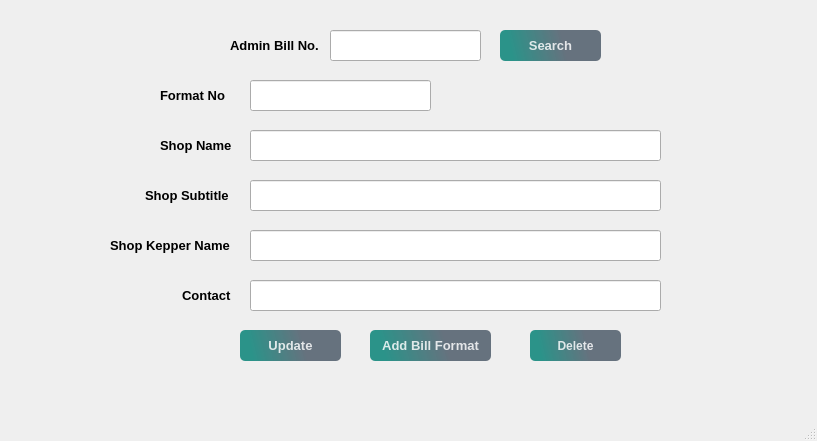
<?xml version="1.0" encoding="UTF-8"?>
<ui version="4.0">
 <class>MainWindow</class>
 <widget class="QMainWindow" name="MainWindow">
  <property name="geometry">
   <rect>
    <x>0</x>
    <y>0</y>
    <width>817</width>
    <height>441</height>
   </rect>
  </property>
  <property name="minimumSize">
   <size>
    <width>817</width>
    <height>441</height>
   </size>
  </property>
  <property name="maximumSize">
   <size>
    <width>817</width>
    <height>441</height>
   </size>
  </property>
  <property name="windowTitle">
   <string>MainWindow</string>
  </property>
  <widget class="QWidget" name="centralwidget">
   <widget class="QWidget" name="widget" native="true">
    <property name="geometry">
     <rect>
      <x>80</x>
      <y>10</y>
      <width>680</width>
      <height>361</height>
     </rect>
    </property>
    <property name="minimumSize">
     <size>
      <width>680</width>
      <height>361</height>
     </size>
    </property>
    <property name="maximumSize">
     <size>
      <width>680</width>
      <height>361</height>
     </size>
    </property>
    <widget class="QLabel" name="label_9">
     <property name="geometry">
      <rect>
       <x>150</x>
       <y>20</y>
       <width>91</width>
       <height>31</height>
      </rect>
     </property>
     <property name="font">
      <font>
       <pointsize>10</pointsize>
       <weight>75</weight>
       <bold>true</bold>
      </font>
     </property>
     <property name="text">
      <string>Admin Bill No.</string>
     </property>
    </widget>
    <widget class="QLineEdit" name="lineEdit_7">
     <property name="geometry">
      <rect>
       <x>250</x>
       <y>20</y>
       <width>151</width>
       <height>31</height>
      </rect>
     </property>
     <property name="font">
      <font>
       <weight>75</weight>
       <bold>true</bold>
      </font>
     </property>
     <property name="text">
      <string/>
     </property>
    </widget>
    <widget class="QPushButton" name="pushButton">
     <property name="geometry">
      <rect>
       <x>420</x>
       <y>20</y>
       <width>101</width>
       <height>31</height>
      </rect>
     </property>
     <property name="font">
      <font>
       <pointsize>10</pointsize>
       <weight>75</weight>
       <bold>true</bold>
      </font>
     </property>
     <property name="styleSheet">
      <string notr="true">QPushButton#pushButton{
	background-color: qlineargradient(spread:pad, x1:0.097, y1:0.448864, x2:0.631, y2:0.409091, stop:0 rgba(11, 131, 120, 219), stop:1 rgba(85, 98, 112, 226));

	color:rgba(255,255,255,210);
    border-radius:5px;
}
QPushButton#pushButton:hover{
	background-color: qlineargradient(spread:pad, x1:0.097, y1:0.448864, x2:0.631, y2:0.409091, stop:0 rgba(150, 123, 111, 219), stop:1 rgba(85, 81, 84, 226));
}
QPushButton#pushButton:pressed{
	padding-left:5px;
	padding-top:5px;
	background-color:rgba(150,123,111,255);
}




QPushButton#pushButton_1{
	background-color:rgba(0,0,0,0);
	color:rgba(85,98,112,255);
}
QPushButton#pushButton_1:hover{
	color:rgba(131,96,53,255);
}
QPushButton#pushButton_1:pressed{
	padding-left:5px;
	padding-top:5px;
	color:rgba(91,88,53,255);
}</string>
     </property>
     <property name="text">
      <string>Search</string>
     </property>
    </widget>
    <widget class="QLineEdit" name="lineEdit_8">
     <property name="geometry">
      <rect>
       <x>170</x>
       <y>120</y>
       <width>411</width>
       <height>31</height>
      </rect>
     </property>
     <property name="font">
      <font>
       <weight>75</weight>
       <bold>true</bold>
      </font>
     </property>
     <property name="text">
      <string/>
     </property>
    </widget>
    <widget class="QLabel" name="label_10">
     <property name="geometry">
      <rect>
       <x>80</x>
       <y>120</y>
       <width>71</width>
       <height>31</height>
      </rect>
     </property>
     <property name="font">
      <font>
       <pointsize>10</pointsize>
       <weight>75</weight>
       <bold>true</bold>
      </font>
     </property>
     <property name="text">
      <string>Shop Name</string>
     </property>
    </widget>
    <widget class="QLineEdit" name="lineEdit_9">
     <property name="geometry">
      <rect>
       <x>170</x>
       <y>170</y>
       <width>411</width>
       <height>31</height>
      </rect>
     </property>
     <property name="font">
      <font>
       <weight>75</weight>
       <bold>true</bold>
      </font>
     </property>
     <property name="text">
      <string/>
     </property>
    </widget>
    <widget class="QLabel" name="label_11">
     <property name="geometry">
      <rect>
       <x>65</x>
       <y>170</y>
       <width>91</width>
       <height>31</height>
      </rect>
     </property>
     <property name="font">
      <font>
       <pointsize>10</pointsize>
       <weight>75</weight>
       <bold>true</bold>
      </font>
     </property>
     <property name="text">
      <string>Shop Subtitle</string>
     </property>
    </widget>
    <widget class="QLabel" name="label_12">
     <property name="geometry">
      <rect>
       <x>30</x>
       <y>220</y>
       <width>121</width>
       <height>31</height>
      </rect>
     </property>
     <property name="font">
      <font>
       <pointsize>10</pointsize>
       <weight>75</weight>
       <bold>true</bold>
      </font>
     </property>
     <property name="text">
      <string>Shop Kepper Name</string>
     </property>
    </widget>
    <widget class="QLineEdit" name="lineEdit_10">
     <property name="geometry">
      <rect>
       <x>170</x>
       <y>220</y>
       <width>411</width>
       <height>31</height>
      </rect>
     </property>
     <property name="font">
      <font>
       <weight>75</weight>
       <bold>true</bold>
      </font>
     </property>
     <property name="text">
      <string/>
     </property>
    </widget>
    <widget class="QLabel" name="label_13">
     <property name="geometry">
      <rect>
       <x>102</x>
       <y>270</y>
       <width>51</width>
       <height>31</height>
      </rect>
     </property>
     <property name="font">
      <font>
       <pointsize>10</pointsize>
       <weight>75</weight>
       <bold>true</bold>
      </font>
     </property>
     <property name="text">
      <string>Contact</string>
     </property>
    </widget>
    <widget class="QLineEdit" name="lineEdit_11">
     <property name="geometry">
      <rect>
       <x>170</x>
       <y>270</y>
       <width>411</width>
       <height>31</height>
      </rect>
     </property>
     <property name="font">
      <font>
       <weight>75</weight>
       <bold>true</bold>
      </font>
     </property>
     <property name="text">
      <string/>
     </property>
    </widget>
    <widget class="QPushButton" name="pushButton_3">
     <property name="geometry">
      <rect>
       <x>160</x>
       <y>320</y>
       <width>101</width>
       <height>31</height>
      </rect>
     </property>
     <property name="font">
      <font>
       <pointsize>10</pointsize>
       <weight>75</weight>
       <bold>true</bold>
      </font>
     </property>
     <property name="styleSheet">
      <string notr="true">QPushButton#pushButton_3{
	background-color: qlineargradient(spread:pad, x1:0.097, y1:0.448864, x2:0.631, y2:0.409091, stop:0 rgba(11, 131, 120, 219), stop:1 rgba(85, 98, 112, 226));

	color:rgba(255,255,255,210);
    border-radius:5px;
}
QPushButton#pushButton_3:hover{
	background-color: qlineargradient(spread:pad, x1:0.097, y1:0.448864, x2:0.631, y2:0.409091, stop:0 rgba(150, 123, 111, 219), stop:1 rgba(85, 81, 84, 226));
}
QPushButton#pushButton_3:pressed{
	padding-left:5px;
	padding-top:5px;
	background-color:rgba(150,123,111,255);
}




QPushButton#pushButton_4{
	background-color:rgba(0,0,0,0);
	color:rgba(85,98,112,255);
}
QPushButton#pushButton_4:hover{
	color:rgba(131,96,53,255);
}
QPushButton#pushButton_4:pressed{
	padding-left:5px;
	padding-top:5px;
	color:rgba(91,88,53,255);
}</string>
     </property>
     <property name="text">
      <string>Update</string>
     </property>
    </widget>
    <widget class="QPushButton" name="pushButton_2">
     <property name="geometry">
      <rect>
       <x>290</x>
       <y>320</y>
       <width>121</width>
       <height>31</height>
      </rect>
     </property>
     <property name="font">
      <font>
       <pointsize>10</pointsize>
       <weight>75</weight>
       <bold>true</bold>
      </font>
     </property>
     <property name="styleSheet">
      <string notr="true">QPushButton#pushButton_2{
	background-color: qlineargradient(spread:pad, x1:0.097, y1:0.448864, x2:0.631, y2:0.409091, stop:0 rgba(11, 131, 120, 219), stop:1 rgba(85, 98, 112, 226));

	color:rgba(255,255,255,210);
    border-radius:5px;
}
QPushButton#pushButton_2:hover{
	background-color: qlineargradient(spread:pad, x1:0.097, y1:0.448864, x2:0.631, y2:0.409091, stop:0 rgba(150, 123, 111, 219), stop:1 rgba(85, 81, 84, 226));
}
QPushButton#pushButton_2:pressed{
	padding-left:5px;
	padding-top:5px;
	background-color:rgba(150,123,111,255);
}




QPushButton#pushButton_3{
	background-color:rgba(0,0,0,0);
	color:rgba(85,98,112,255);
}
QPushButton#pushButton_3:hover{
	color:rgba(131,96,53,255);
}
QPushButton#pushButton_3:pressed{
	padding-left:5px;
	padding-top:5px;
	color:rgba(91,88,53,255);
}</string>
     </property>
     <property name="text">
      <string>Add Bill Format</string>
     </property>
    </widget>
    <widget class="QPushButton" name="pushButton_12">
     <property name="geometry">
      <rect>
       <x>450</x>
       <y>320</y>
       <width>91</width>
       <height>31</height>
      </rect>
     </property>
     <property name="font">
      <font>
       <weight>75</weight>
       <bold>true</bold>
      </font>
     </property>
     <property name="cursor">
      <cursorShape>ClosedHandCursor</cursorShape>
     </property>
     <property name="focusPolicy">
      <enum>Qt::ClickFocus</enum>
     </property>
     <property name="autoFillBackground">
      <bool>false</bool>
     </property>
     <property name="styleSheet">
      <string notr="true">QPushButton#pushButton_12{
	background-color: qlineargradient(spread:pad, x1:0.097, y1:0.448864, x2:0.631, y2:0.409091, stop:0 rgba(11, 131, 120, 219), stop:1 rgba(85, 98, 112, 226));

	color:rgba(255,255,255,210);
    border-radius:5px;
}
QPushButton#pushButton_12:hover{
	background-color: qlineargradient(spread:pad, x1:0.097, y1:0.448864, x2:0.631, y2:0.409091, stop:0 rgba(150, 123, 111, 219), stop:1 rgba(85, 81, 84, 226));
}
QPushButton#pushButton_12:pressed{
	padding-left:5px;
	padding-top:5px;
	background-color:rgba(150,123,111,255);
}




QPushButton#pushButton_13{
	background-color:rgba(0,0,0,0);
	color:rgba(85,98,112,255);
}
QPushButton#pushButton_13:hover{
	color:rgba(131,96,53,255);
}
QPushButton#pushButton_13:pressed{
	padding-left:5px;
	padding-top:5px;
	color:rgba(91,88,53,255);
}</string>
     </property>
     <property name="text">
      <string>Delete</string>
     </property>
    </widget>
    <widget class="QLabel" name="label_14">
     <property name="geometry">
      <rect>
       <x>80</x>
       <y>70</y>
       <width>71</width>
       <height>31</height>
      </rect>
     </property>
     <property name="font">
      <font>
       <pointsize>10</pointsize>
       <weight>75</weight>
       <bold>true</bold>
      </font>
     </property>
     <property name="text">
      <string>Format No</string>
     </property>
    </widget>
    <widget class="QLineEdit" name="lineEdit_12">
     <property name="geometry">
      <rect>
       <x>170</x>
       <y>70</y>
       <width>181</width>
       <height>31</height>
      </rect>
     </property>
     <property name="font">
      <font>
       <weight>75</weight>
       <bold>true</bold>
      </font>
     </property>
     <property name="text">
      <string/>
     </property>
    </widget>
   </widget>
  </widget>
  <widget class="QMenuBar" name="menubar">
   <property name="geometry">
    <rect>
     <x>0</x>
     <y>0</y>
     <width>817</width>
     <height>21</height>
    </rect>
   </property>
  </widget>
  <widget class="QStatusBar" name="statusbar"/>
 </widget>
 <resources/>
 <connections/>
</ui>
